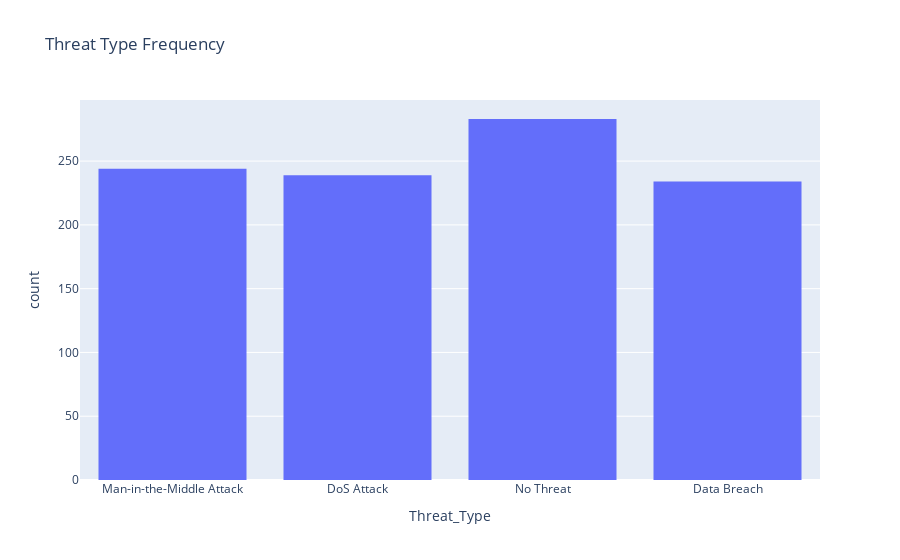

Notebook source saved alongside this figure:
### Markdown cell above
### 6.Threat Type Frequency

### Code cell
fig6 = px.histogram(dataset, x='Threat_Type', title='Threat Type Frequency')
fig6.show()

### Figure 1 — Plotly figure (JSON) as saved in the notebook; plotly's stock layout.template omitted (floating-point values rounded to 4 significant figures; data arrays with more than 128 entries replaced by an {"elided": "..."} marker saying what was removed)
{"data": [{"bingroup": "x", "hovertemplate": "Threat_Type=%{x}<br>count=%{y}<extra></extra>", "legendgroup": "", "marker": {"color": "#636efa", "pattern": {"shape": ""}}, "name": "", "orientation": "v", "showlegend": false, "type": "histogram", "x": {"elided": "1000 str values"}, "xaxis": "x", "yaxis": "y"}], "layout": {"barmode": "relative", "legend": {"tracegroupgap": 0}, "title": {"text": "Threat Type Frequency"}, "xaxis": {"anchor": "y", "domain": [0, 1], "title": {"text": "Threat_Type"}}, "yaxis": {"anchor": "x", "domain": [0, 1], "title": {"text": "count"}}}}
